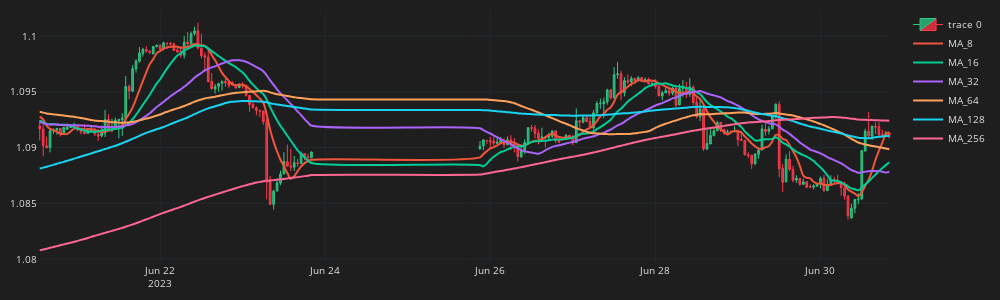

Write notebook code for a chart like this one.
### Code cell
fig = go.Figure()
fig.add_trace(go.Candlestick(
    x=df_plot.time, open=df_plot.mid_o, high=df_plot.mid_h, low=df_plot.mid_l, close=df_plot.mid_c,
    line=dict(width=1), opacity=1,
    increasing_fillcolor='#24A06B',
    decreasing_fillcolor="#CC2E3C",
    increasing_line_color='#2EC886',  
    decreasing_line_color='#FF3A4C'
))
for ma in ma_list:  
    col = f"MA_{ma}"
    fig.add_trace(go.Scatter(x=df_plot.time, 
        y=df_plot[col],
        line=dict(width=2),
        line_shape='spline',
        name=col
        ))
fig.update_layout(width=1000,height=300,
    margin=dict(l=10,r=10,b=10,t=10),
    font=dict(size=10,color="#e1e1e1"),
    paper_bgcolor="#1e1e1e",
    plot_bgcolor="#1e1e1e")
fig.update_xaxes(
    gridcolor="#1f292f",
    showgrid=True,fixedrange=True,rangeslider=dict(visible=False)
)
fig.update_yaxes(
    gridcolor="#1f292f",
    showgrid=True
)
fig.show()

### Figure 1 — Plotly figure (JSON) as saved in the notebook; plotly's stock layout.template omitted (floating-point values rounded to 4 significant figures; data arrays with more than 128 entries replaced by an {"elided": "..."} marker saying what was removed)
{"data": [{"close": {"elided": "200 float values"}, "decreasing": {"fillcolor": "#CC2E3C", "line": {"color": "#FF3A4C"}}, "high": {"elided": "200 float values"}, "increasing": {"fillcolor": "#24A06B", "line": {"color": "#2EC886"}}, "line": {"width": 1}, "low": {"elided": "200 float values"}, "opacity": 1, "open": {"elided": "200 float values"}, "type": "candlestick", "x": {"elided": "200 str values"}}, {"line": {"shape": "spline", "width": 2}, "name": "MA_8", "type": "scatter", "x": {"elided": "200 str values"}, "y": {"elided": "200 float values"}}, {"line": {"shape": "spline", "width": 2}, "name": "MA_16", "type": "scatter", "x": {"elided": "200 str values"}, "y": {"elided": "200 float values"}}, {"line": {"shape": "spline", "width": 2}, "name": "MA_32", "type": "scatter", "x": {"elided": "200 str values"}, "y": {"elided": "200 float values"}}, {"line": {"shape": "spline", "width": 2}, "name": "MA_64", "type": "scatter", "x": {"elided": "200 str values"}, "y": {"elided": "200 float values"}}, {"line": {"shape": "spline", "width": 2}, "name": "MA_128", "type": "scatter", "x": {"elided": "200 str values"}, "y": {"elided": "200 float values"}}, {"line": {"shape": "spline", "width": 2}, "name": "MA_256", "type": "scatter", "x": {"elided": "200 str values"}, "y": {"elided": "200 float values"}}], "layout": {"font": {"color": "#e1e1e1", "size": 10}, "height": 300, "margin": {"b": 10, "l": 10, "r": 10, "t": 10}, "paper_bgcolor": "#1e1e1e", "plot_bgcolor": "#1e1e1e", "width": 1000, "xaxis": {"fixedrange": true, "gridcolor": "#1f292f", "rangeslider": {"visible": false}, "showgrid": true}, "yaxis": {"gridcolor": "#1f292f", "showgrid": true}}}
